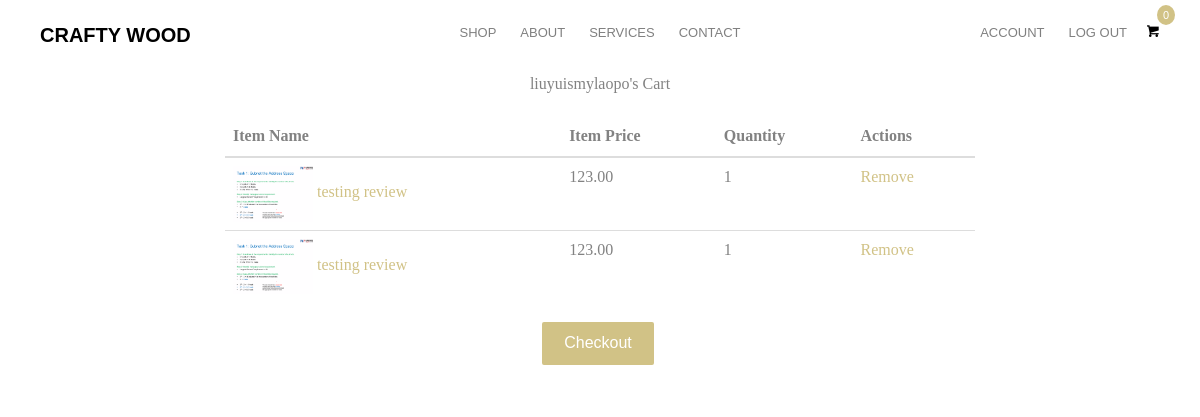
Page /cart (signed in) on the earlier database version.
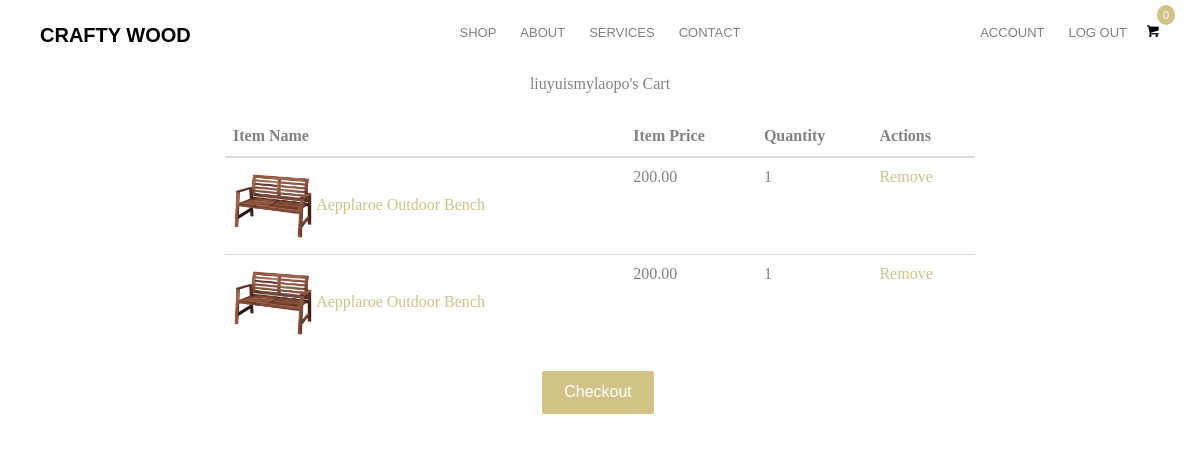
Same page on the later database version.
### ecommercesite/database.py (models this page shows, shortened)
class User(db.Model, UserMixin):
    __tablename__ = 'user'
    id = db.Column(db.Integer, primary_key=True)
    type = db.Column(db.String(20))
    first_name = db.Column(db.String(30), nullable=False)
    last_name = db.Column(db.String(30), nullable=False)
    username = db.Column(db.String(30), nullable=False, unique=True)
    email = db.Column(db.String(100), nullable=False, unique=True)
    password = db.Column(db.String(60), nullable=False)
    role = db.Column(db.String(10), nullable=False, default='user')
    image_file = db.Column(db.String(20), nullable=False, default='defaultpfp.jpg')
    __mapper_args__ = {
        'polymorphic_on':type,
        'polymorphic_identity':'user'
    }

class Staff(User):
    pass
    __mapper_args__ = {
        'polymorphic_identity':'staff'
    }

class Items_In_Cart(db.Model):
    __tablename__ = 'items_in_cart'
    id = db.Column(db.Integer, primary_key=True)
    image_1 = db.Column(db.String(150), nullable=False, default='product-single-1.jpg')
    name = db.Column(db.String(80), nullable=False)
    price = db.Column(db.Numeric(10,2), nullable=False)
    quantity = db.Column(db.Integer, nullable=False, default='1')
    user_id = db.Column(db.Integer, db.ForeignKey('user.id'), nullable=False)

### ecommercesite/routes.py (the view)
@app.route('/cart', methods=['GET', 'POST'])
@login_required
def cart():
    cart_items = Items_In_Cart.query.filter_by(user_id=current_user.id).all()
    return render_template('cart.html', title='Shopping Cart', current_user=current_user, cart_items=cart_items)

### ecommercesite/database.py (called while the page is built)
@login_manager.user_loader
def load_user(user_id):
    return User.query.get(int(user_id))

### ecommercesite/templates/cart.html
{% extends 'layout.html' %}
{% block content %}
<div>
    <p class='text-center'>{{ current_user.username }}'s Cart</p>
</div>
<div class="page-wrapper">
  <div class="cart shopping">
    <div class="container">
      <div class="row">
        <div class="col-md-8 col-md-offset-2">
          <div class="block">
            <div class="product-list">
              <form method="post">
                <table class="table">
                  <thead>
                    <tr>
                      <th class="">Item Name</th>
                      <th class="">Item Price</th>
                      <th class="">Quantity</th>
                      <th class="">Actions</th>
                    </tr>
                  </thead>
                  <tbody>
                    {% for product in cart_items %}
                    <tr class="">
                      <td class="">
                        <div class="product-info">
                          <img width="80" src="{{url_for('static', filename='product_pics/' + product.image_1)}}" alt="" />
                          <a href="#!">{{ product.name }}</a>
                        </div>
                      </td>
                      <td class="">{{ product.price }}</td>
                      <td class="">{{ product.quantity }}</td>
                      <td class="">
                        <a class="product-remove" href="{{ url_for('delete_cart', id=product.id)}}">Remove</a>
                      </td>
                    </tr>
                    {% endfor %}
                  </tbody>
                </table>
              </form>
            </div>
          </div>
        </div>
      </div>
    </div>
  </div>
</div>
<div class="container text-center">
  <p>
    <a class="btn btn-primary" href="{{ url_for('checkout_details')}}">Checkout</a>
  </p>
</div>
{% endblock %}

### ecommercesite/templates/layout.html (shortened to what this page needs)
<!DOCTYPE html>
<html>
	<head>
	<link rel="stylesheet" type="text/css" href="{{ url_for('static', filename='animate.css') }}">
	<link rel="stylesheet" type="text/css" href="{{ url_for('static', filename='icomoon.css') }}">
	<link rel="stylesheet" type="text/css" href="{{ url_for('static', filename='bootstrap.css') }}">
	<link rel="stylesheet" type="text/css" href="{{ url_for('static', filename='flexslider.css') }}">
	<link rel="stylesheet" type="text/css" href="{{ url_for('static', filename='owl.carousel.min.css') }}">
	<link rel="stylesheet" type="text/css" href="{{ url_for('static', filename='owl.theme.default.min.css') }}">
	<link rel="stylesheet" type="text/css" href="{{ url_for('static', filename='style.css') }}">
    </head>
    <body>
                <div id="page">
                    <nav class="fh5co-nav" role="navigation">
                        <div class="container">
                            <div class="row">
                                <div class="col-md-3 col-xs-2">
                                    <div id="fh5co-logo"><a href="{{ url_for('home') }}">Crafty Wood</a></div>
                                </div>
                                <div class="col-md-6 col-xs-6 text-center menu-1">
                                    <ul>
                                        <li class="has-dropdown">
                                            <a href="{{ url_for('shop') }}">Shop</a>
                                        </li>
                                        <li>
                                            <a href="{{ url_for('about') }}">About</a>
                                        </li>
                                        <li class="has-dropdown">
                                            <a href="{{ url_for('services') }}">Services</a>
                                        </li>
                                        <li>
                                            <a href="{{ url_for('contacts')}}">Contact</a>
                                        </li>
                                    </ul>
                                </div>
                                <div class="col-md-3 col-xs-4 text-right hidden-xs menu-2">
                                    <ul>
                                        {% if current_user.is_authenticated %}
                                            {% if current_user.role == 'user' %}
                                                <Li><a href="{{url_for('account')}}">Account</a></Li>
                                                <Li><a href="{{url_for('logout')}}">Log Out</a></Li>
                                                <li class="shopping-cart"><a href="{{url_for('cart', user=current_user.id)}}" class="cart"><span><small>0</small><i class="icon-shopping-cart"></i></span></a></li>
                                            {% elif current_user.role == 'admin' %}
                                                <li><a href="{{url_for('dashboard')}}">Dashboard</a></li>
                                                <Li><a href="{{url_for('logout')}}">Log Out</a></Li>
                                            {% endif %}
                                        {% else %}
                                                <Li><a href="{{url_for('login')}}">Login</a></Li>
                                                <Li><a href="{{url_for('register')}}">Register</a></Li>
                                        {% endif %}
                                    </ul>
                                </div>
                            </div>
                        </div>
                    </nav>
                </div>
                <div>
                    {% block content %}
                    {% endblock content %}
                </div>
    </body>
</html>

### ecommercesite/static/icomoon.css (style rules this page uses)
[class^="icon-"], [class*=" icon-"] { font-family: 'icomoon' !important; font-style: normal; font-weight: normal; font-variant: normal; text-transform: none; line-height: 1; -webkit-font-smoothing: antialiased; -moz-osx-font-smoothing: grayscale; }
.icon-shopping-cart:before { content: "\ea13"; }

### ecommercesite/static/style.css (style rules this page uses)
body { font-family: "Playfair Display", serif; font-weight: 400; font-size: 16px; line-height: 1.7; color: #828282; background: #fff; }
#page { position: relative; overflow-x: hidden; width: 100%; height: 100%; -webkit-transition: 0.5s; -o-transition: 0.5s; transition: 0.5s; }
a { color: #d1c286; -webkit-transition: 0.5s; -o-transition: 0.5s; transition: 0.5s; }
p { margin-bottom: 20px; }
.fh5co-nav { padding: 18px 0; background: #fff; }
.fh5co-nav #fh5co-logo { font-size: 20px; margin: 0; padding: 0; text-transform: uppercase; font-weight: bold; font-family: "Montserrat", Arial, sans-serif; }
.fh5co-nav a { padding: 5px 10px; color: #000; }
.fh5co-nav .menu-2 li.shopping-cart { float: right; }
.fh5co-nav .menu-2 li a.cart { color: black; }
.fh5co-nav .menu-2 li a.cart span { position: relative; }
.fh5co-nav .menu-2 li a.cart span small { position: absolute; top: -20px; right: -15px; padding: 10px 6px; line-height: 0; font-size: 11px; background: #d1c286; color: white; -webkit-border-radius: 50%; -moz-border-radius: 50%; -ms-border-radius: 50%; border-radius: 50%; }
.fh5co-nav ul { padding: 0; margin: 0; }
.fh5co-nav ul li { padding: 0; margin: 0; list-style: none; display: inline-block; font-family: "Montserrat", Arial, sans-serif; }
.fh5co-nav ul li a { font-size: 13px; padding: 30px 10px; text-transform: uppercase; color: rgba(0, 0, 0, 0.5); -webkit-transition: 0.5s; -o-transition: 0.5s; transition: 0.5s; }
.fh5co-nav ul li a.cart { color: black; }
.fh5co-nav ul li a.cart span { position: relative; }
.fh5co-nav ul li a.cart span small { position: absolute; top: -20px; right: -15px; padding: 10px 6px; line-height: 0; font-size: 11px; background: #d1c286; color: white; -webkit-border-radius: 50%; -moz-border-radius: 50%; -ms-border-radius: 50%; border-radius: 50%; }
.fh5co-nav ul li.has-dropdown { position: relative; }
#fh5co-offcanvas a { color: rgba(255, 255, 255, 0.5); }
#fh5co-offcanvas ul { padding: 0; margin: 0; }
#fh5co-offcanvas ul li { padding: 0; margin: 0; list-style: none; }
#fh5co-offcanvas ul li.shopping-cart { float: left; }
#fh5co-offcanvas ul li a.cart { display: block; margin-top: 30px; color: rgba(255, 255, 255, 0.5); }
#fh5co-offcanvas ul li a.cart span { position: relative; }
#fh5co-offcanvas ul li a.cart span small { position: absolute; top: -20px; right: -15px; padding: 10px 6px; line-height: 0; font-size: 11px; background: #d1c286; color: white; -webkit-border-radius: 50%; -moz-border-radius: 50%; -ms-border-radius: 50%; border-radius: 50%; }
#fh5co-offcanvas ul li.offcanvas-has-dropdown > a { display: block; position: relative; }
#fh5co-offcanvas ul li.offcanvas-has-dropdown > a:after { position: absolute; right: 0px; font-family: 'icomoon'; font-style: normal; font-weight: normal; font-variant: normal; text-transform: none; line-height: 1; -webkit-font-smoothing: antialiased; -moz-osx-font-smoothing: grayscale; content: "\e921"; font-size: 20px; color: rgba(255, 255, 255, 0.2); -webkit-transition: 0.5s; -o-transition: 0.5s; transition: 0.5s; }
.btn { margin-right: 4px; margin-bottom: 4px; font-family: "Montserrat", Arial, sans-serif; font-size: 16px; font-weight: 400; -webkit-border-radius: 2px; -moz-border-radius: 2px; -ms-border-radius: 2px; border-radius: 2px; -webkit-transition: 0.5s; -o-transition: 0.5s; transition: 0.5s; padding: 8px 20px; }
.btn-primary { background: #d1c286; color: #fff; border: 2px solid #d1c286; }

Differences in the rows shown:
removed Items_In_Cart: image_1 (picture), name "testing review", price "123.00", quantity "1"
removed Items_In_Cart: image_1 (picture), name "testing review", price "123.00", quantity "1"
added Items_In_Cart: image_1 (picture), name "Aepplaroe Outdoor Bench", price "200.00", quantity "1"
added Items_In_Cart: image_1 (picture), name "Aepplaroe Outdoor Bench", price "200.00", quantity "1"
